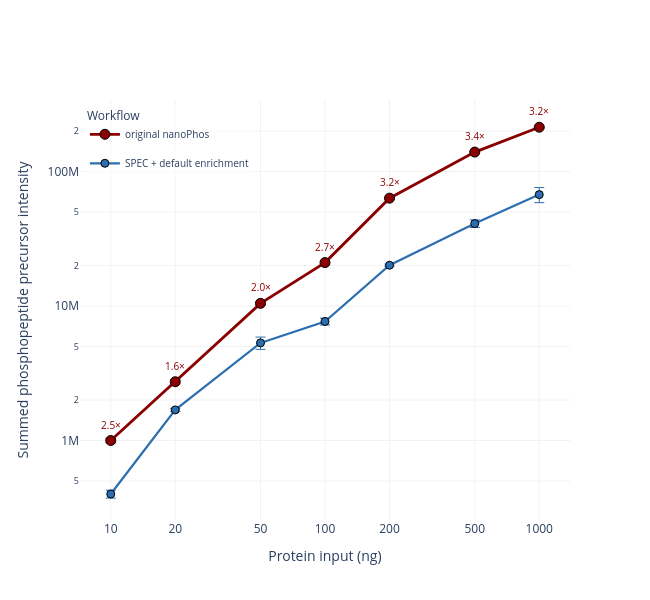

The notebook cell saved with this chart:
### Markdown cell above
### Supplementary Figure 2c - Summed phosphopeptide-precursor intensity (classic vs hybrid, SPEC held constant)
Summed phosphopeptide-precursor intensity per run. With SPEC preparation identical, the
nanoPhos-optimized enrichment recovers **1.6-3.4× more phospho signal** than the default
Agilent enrichment across the range (fold annotated). Because only the enrichment differs,
this gain is attributable to the nanoPhos-specific chemistry. Only the two SPEC branches are
shown here on purpose: the uncleaned-lysate branch (`woCleanup`) yields even higher *raw*
signal by avoiding cleanup losses, but at poor selectivity - reported in the supplementary
quality table rather than headlined, since raw signal is not confident, selective coverage.

### Code cell
# R1d - phospho-specific ion signal, SPEC held constant (classic vs hybrid)
sig = signal.set_index(['branch', 'input_ng'])['phospho_sum_mean']
sd  = signal.set_index(['branch', 'input_ng'])['phospho_sum_sd']
x = INPUT_ORDER

fig = go.Figure()
for b in ('classic', 'hybrid'):
    y  = [sig.get((b, n), np.nan) for n in x]
    ey = [sd.get((b, n), 0)       for n in x]
    c = BRANCH_COLORS[b]
    fig.add_trace(go.Scatter(
        x=x, y=y, mode='lines+markers', name=BRANCH_LABELS[b], legendgroup=b,
        line=dict(color=c, width=2.8 if b == 'classic' else 2.2),
        marker=dict(size=10 if b == 'classic' else 8, color=c, line=dict(width=1, color='black')),
        error_y=dict(type='data', array=ey, visible=True, color=c, thickness=1, width=5)))

# fold-change (classic / hybrid) annotated above each classic point; SPEC prep identical
classic_y = [sig.get(('classic', n), np.nan) for n in x]
hybrid_y  = [sig.get(('hybrid',  n), np.nan) for n in x]
for n, cy, hy in zip(x, classic_y, hybrid_y):
    fig.add_annotation(x=np.log10(n), y=np.log10(cy), text=f'{cy / hy:.1f}×',
                       showarrow=False, yshift=16,
                       font=dict(size=10, color=BRANCH_COLORS['classic']))

_style(fig, 'Summed phosphopeptide precursor intensity', w=650, h=600, logx=True)
fig.update_yaxes(type='log', rangemode='normal')
fig.show()
fig.write_image('figures/decoupling/suppl_figure2c_phospho_signal.pdf', width=600, height=600)

### Figure 1 — Plotly figure (JSON) as saved in the notebook; plotly's stock layout.template omitted (floating-point values rounded to 4 significant figures)
{"data": [{"error_y": {"array": [37840.0, 99130.0, 264500.0, 781000.0, 772000.0, 1802000.0, 2025000.0], "color": "#8A0000", "thickness": 1, "type": "data", "visible": true, "width": 5}, "legendgroup": "classic", "line": {"color": "#8A0000", "width": 2.8}, "marker": {"color": "#8A0000", "line": {"color": "black", "width": 1}, "size": 10}, "mode": "lines+markers", "name": "original nanoPhos", "type": "scatter", "x": [10, 20, 50, 100, 200, 500, 1000], "y": [1000000.0, 2736000.0, 10470000.0, 21040000.0, 63420000.0, 139600000.0, 213600000.0]}, {"error_y": {"array": [27320.0, 42510.0, 556300.0, 447900.0, 405400.0, 2678000.0, 8642000.0], "color": "#2C6FB0", "thickness": 1, "type": "data", "visible": true, "width": 5}, "legendgroup": "hybrid", "line": {"color": "#2C6FB0", "width": 2.2}, "marker": {"color": "#2C6FB0", "line": {"color": "black", "width": 1}, "size": 8}, "mode": "lines+markers", "name": "SPEC + default enrichment", "type": "scatter", "x": [10, 20, 50, 100, 200, 500, 1000], "y": [400300.0, 1690000.0, 5321000.0, 7680000.0, 20120000.0, 41040000.0, 67400000.0]}], "layout": {"annotations": [{"font": {"color": "#8A0000", "size": 10}, "showarrow": false, "text": "2.5×", "x": 1, "y": 6.0, "yshift": 16}, {"font": {"color": "#8A0000", "size": 10}, "showarrow": false, "text": "1.6×", "x": 1.301, "y": 6.437, "yshift": 16}, {"font": {"color": "#8A0000", "size": 10}, "showarrow": false, "text": "2.0×", "x": 1.699, "y": 7.02, "yshift": 16}, {"font": {"color": "#8A0000", "size": 10}, "showarrow": false, "text": "2.7×", "x": 2, "y": 7.323, "yshift": 16}, {"font": {"color": "#8A0000", "size": 10}, "showarrow": false, "text": "3.2×", "x": 2.301, "y": 7.802, "yshift": 16}, {"font": {"color": "#8A0000", "size": 10}, "showarrow": false, "text": "3.4×", "x": 2.699, "y": 8.145, "yshift": 16}, {"font": {"color": "#8A0000", "size": 10}, "showarrow": false, "text": "3.2×", "x": 3, "y": 8.33, "yshift": 16}], "font": {"size": 12}, "height": 600, "legend": {"bgcolor": "rgba(255,255,255,0.6)", "font": {"size": 10}, "title": {"text": "Workflow"}, "x": 0.01, "xanchor": "left", "y": 0.99, "yanchor": "top"}, "showlegend": true, "width": 650, "xaxis": {"gridcolor": "#F3F2F2", "ticktext": ["10", "20", "50", "100", "200", "500", "1000"], "tickvals": [10, 20, 50, 100, 200, 500, 1000], "title": {"text": "Protein input (ng)"}, "type": "log"}, "yaxis": {"gridcolor": "#F3F2F2", "rangemode": "normal", "title": {"text": "Summed phosphopeptide precursor intensity"}, "type": "log"}}}
